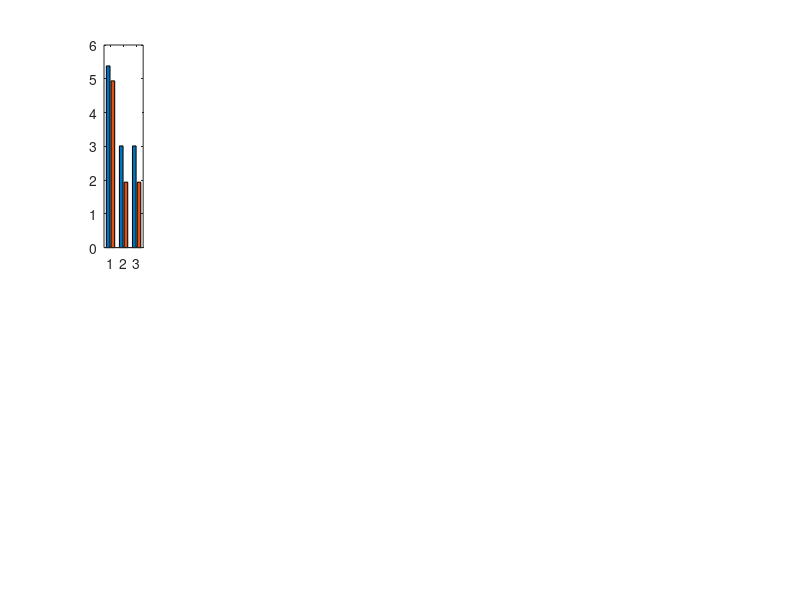

MATLAB code to generate this figure: (Note: this script raises an error after producing the figure.)
% bar_plots1.m
% Plot individual-trial mean human judgments for example scenarios from 
% each of 7 trial-types against btom (fig 1), truebelief (fig 2), nocost 
% (fig 3) and motionheuristic (fig 4). Desire results are shown in odd 
% subplots, and belief results are shown in even subplots.

btom=load('data/btom_results_complete.mat');
truebelief=load('data/truebelief_results_complete.mat');
nocost=load('data/nocost_results_complete.mat');
motionheuristic=load('data/motionheuristic_results_complete.mat');

people=load('data/human_data.mat');

btom.beta_ind = 5;
truebelief.beta_ind = 18;
nocost.beta_ind = 5;

conditions = [48 73 46 47 54 74 53];
     
bar_width = .8;

desire_people = people.des_inf_mean;
belief_people = people.bel_inf_mean_norm;
desire_people_se = people.des_inf_se;
belief_people_se = people.bel_inf_se;

desire_model={};
belief_model={};
desire_model{1} = btom.desire_model(:,:,btom.beta_ind);
belief_model{1} = btom.belief_model(:,:,btom.beta_ind);
desire_model{2} = truebelief.desire_model(:,:,truebelief.beta_ind);
belief_model{2} = truebelief.belief_model(:,:,truebelief.beta_ind);
desire_model{3} = nocost.desire_model(:,:,nocost.beta_ind);
belief_model{3} = nocost.belief_model(:,:,nocost.beta_ind);
desire_model{4} = motionheuristic.desire_model;
belief_model{4} = motionheuristic.belief_model;

for m=1:4
    figure;
    for ni=1:length(conditions)
      ci = conditions(ni);

      % Desires
      subplot(2,8,ni*2-1);
      b=bar([desire_model{m}(:,ci)'; desire_people(:,ci)']'-1,bar_width);
      hold on;
      errorbar(1.147:3.147,desire_people(:,ci)-1,desire_people_se(:,ci),desire_people_se(:,ci),'linestyle','none','color',[0 0 0],'linewidth',1);
      axis([.25 3.75 0 6]);
      set(gca,'xtick',[1 2 3]);
      set(gca,'xticklabel',{'K','L','M'});
      set(gca,'ytick',0:6);
      set(gca,'yticklabel',{'1','2','3','4','5','6','7'});

      % Beliefs
      subplot(2,8,ni*2);
      b=bar([belief_model{m}(:,ci)'; belief_people(:,ci)']',bar_width);
      hold on;
      errorbar(1.147:3.147,belief_people(:,ci),belief_people_se(:,ci),belief_people_se(:,ci),'linestyle','none','color',[0 0 0],'linewidth',1);
      axis([.25 3.75 0 1]);  
      set(gca,'xtick',[1 2 3]);
      set(gca,'xticklabel',{'L','M','N'});

    end
end

